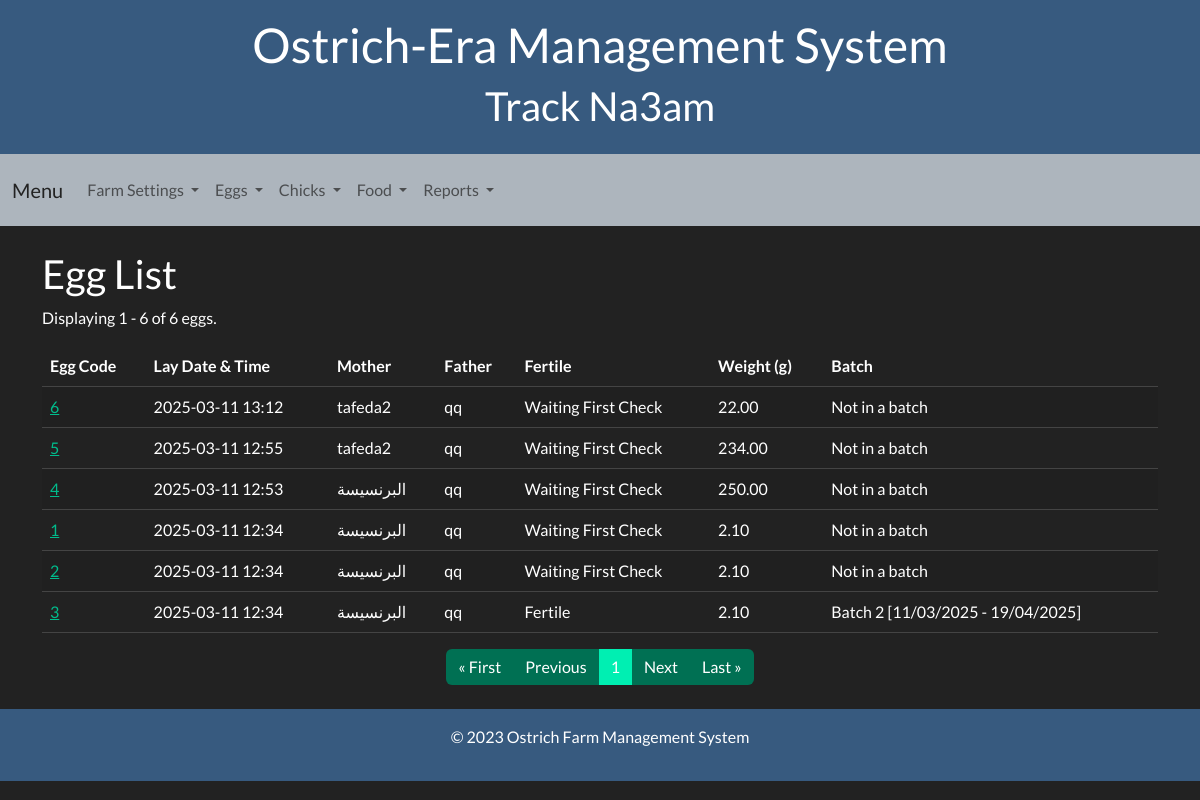
Page /egg-list/ on the earlier database version.
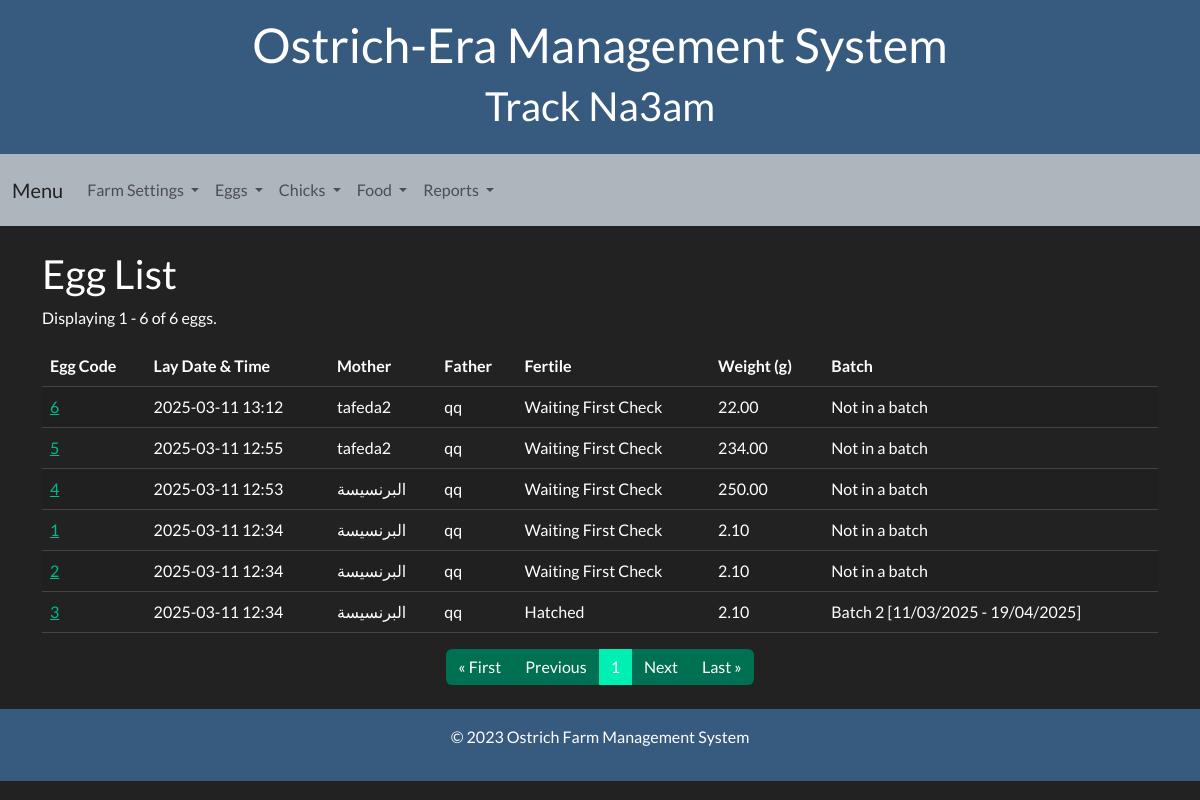
Same page on the later database version.
### ostrich/models.py (models this page shows, shortened)
class Egg(models.Model):
    egg_code = models.CharField(max_length=50, unique=True)
    lay_date_time = models.DateTimeField(default=timezone.now)
    mother = models.ForeignKey('Ostrich', on_delete=models.PROTECT, related_name='eggs_laid', null=True, blank=True)
    father = models.ForeignKey('Ostrich', on_delete=models.PROTECT, related_name='eggs_fathered', null=True, blank=True)
    fertile = models.CharField(
        max_length=20,
        default='Waiting First Check',
        choices=[
            ('Waiting First Check', 'Waiting First Check'),
            ('Fertile', 'Fertile'),
            ('Not Fertile', 'Not Fertile')
        ]
    )
    weight = models.DecimalField(max_digits=5, decimal_places=2, null=True, blank=True)
    batch = models.ForeignKey('Batch', on_delete=models.SET_NULL, null=True, blank=True, related_name='eggs')

class Ostrich(models.Model):
    gender_choices= (
        ('male','male'),
        ('female','female')
    )
    family = models.ForeignKey(Family, on_delete=models.CASCADE, related_name='ostriches')
    name = models.CharField(max_length=100)
    age = models.IntegerField(blank=True, null=True)
    gender = models.CharField(max_length= 100, choices = gender_choices, null=True)

class Batch(models.Model):
    creation_date = models.DateTimeField(default=timezone.now)
    first_check_date = models.DateTimeField(blank=True, null=True)
    finish_date = models.DateTimeField(blank=True, null=True)
    batch_code = models.CharField(max_length=100, unique=True, blank=True)

### ostrich/views.py (the view)
# urls.py: path('egg-list/', views.egg_list, name='egg_list'),
def egg_list(request):
    eggs = Egg.objects.all().order_by('-lay_date_time')  # Order by lay_date_time in descending order
    paginator = Paginator(eggs, 50)  # Show 50 eggs per page
    page_number = request.GET.get('page')  # Get the current page number from the URL
    page_eggs = paginator.get_page(page_number)  # Get the eggs for the requested page
    return render(request, 'eggs/egg_list.html', {'page_eggs': page_eggs})

### templates/eggs/egg_list.html
{% extends 'base.html' %}
{% block content %}
<h2>Egg List</h2>
<p>Displaying {{ page_eggs.start_index }} - {{ page_eggs.end_index }} of {{ page_eggs.paginator.count }} eggs.</p>
<table class="table table-striped">
    <thead>
        <tr>
            <th>Egg Code</th>
            <th>Lay Date & Time</th>
            <th>Mother</th>
            <th>Father</th>
            <th>Fertile</th>
            <th>Weight (g)</th>
            <th>Batch</th>
        </tr>
    </thead>
    <tbody>
        <tbody>
            {% for egg in page_eggs %}
            <tr>
                <td><a href="{% url 'egg_detail' egg.egg_code %}">{{ egg.egg_code }}</a></td>
                <td>{{ egg.lay_date_time|date:"Y-m-d H:i" }}</td>
                <td>{{ egg.mother.name|default:"N/A" }}</td>
                <td>{{ egg.father.name|default:"N/A" }}</td>
                <td>{{ egg.fertile }}</td>
                <td>{{ egg.weight|default:"N/A" }}</td>
                <td>{{ egg.batch.batch_code|default:"Not in a batch" }}</td>
            </tr>
            {% empty %}
            <tr>
                <td colspan="7" class="text-center">No eggs available.</td>
            </tr>
            {% endfor %}
        </tbody>
    </tbody>
</table>
<nav aria-label="Page navigation">
    <ul class="pagination justify-content-center">
        {% if page_eggs.has_previous %}
        <li class="page-item">
            <a class="page-link" href="?page=1">&laquo; First</a>
        </li>
        <li class="page-item">
            <a class="page-link" href="?page={{ page_eggs.previous_page_number }}">Previous</a>
        </li>
        {% else %}
        <li class="page-item disabled">
            <a class="page-link" href="#" tabindex="-1" aria-disabled="true">&laquo; First</a>
        </li>
        <li class="page-item disabled">
            <a class="page-link" href="#" tabindex="-1" aria-disabled="true">Previous</a>
        </li>
        {% endif %}
        <li class="page-item active" aria-current="page">
            <span class="page-link">{{ page_eggs.number }}</span>
        </li>
        {% if page_eggs.has_next %}
        <li class="page-item">
            <a class="page-link" href="?page={{ page_eggs.next_page_number }}">Next</a>
        </li>
        <li class="page-item">
            <a class="page-link" href="?page={{ page_eggs.paginator.num_pages }}">Last &raquo;</a>
        </li>
        {% else %}
        <li class="page-item disabled">
            <a class="page-link" href="#" tabindex="-1" aria-disabled="true">Next</a>
        </li>
        <li class="page-item disabled">
            <a class="page-link" href="#" tabindex="-1" aria-disabled="true">Last &raquo;</a>
        </li>
        {% endif %}
    </ul>
</nav>
{% endblock %}

Differences in the rows shown:
changed Egg: fertile "Fertile" → "Hatched"
